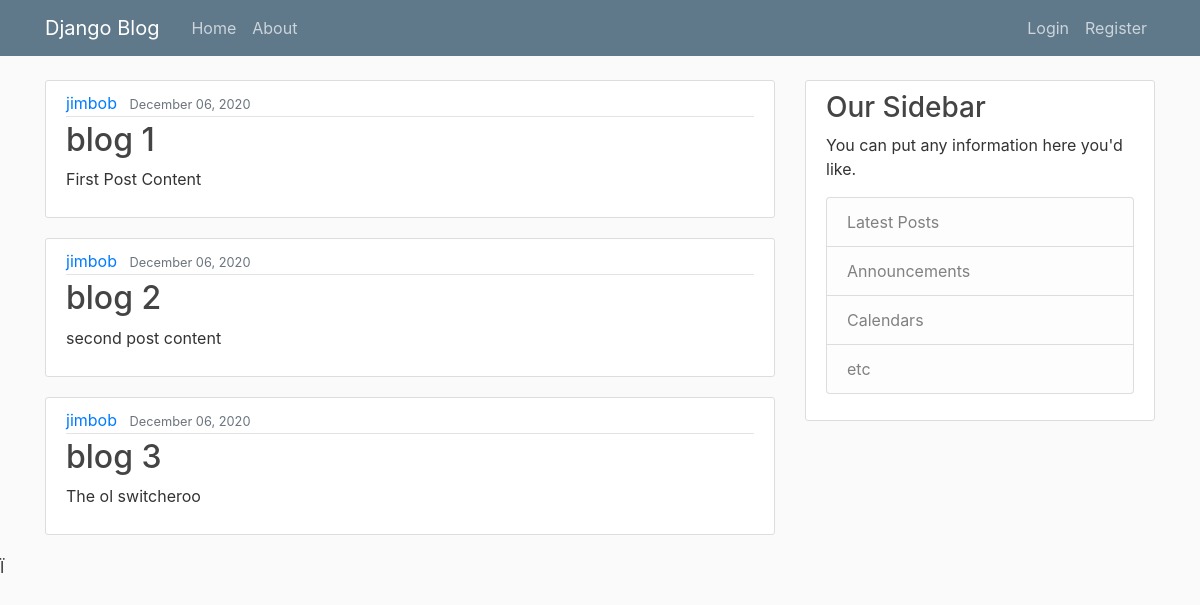
The page / on the database its author committed.
### blog/models.py (models this page shows, shortened)
class Post(models.Model):
    title = models.CharField(max_length=100)
    content = models.TextField()
    date_posted = models.DateTimeField(default=timezone.now)
    author = models.ForeignKey(User, on_delete=models.CASCADE)

### blog/views.py (the view)
# urls.py: path('', views.home, name='blog-home'),
def home(request):
    context = {
        'posts': Post.objects.all()
    }
    return render(request, 'blog/home.html', context)

### blog/templates/blog/home.html
{% extends "blog/base.html" %}
{% block content %}
    {% for post in posts %}
        <article class="media content-section">
          <div class="media-body">
            <div class="article-metadata">
              <a class="mr-2" href="#">{{ post.author }}</a>
              <small class="text-muted">{{ post.date_posted|date:"F d, Y" }}</small>
            </div>
            <h2><a class="article-title" href="#">{{ post.title }}</a></h2>
            <p class="article-content">{{ post.content }}</p>
          </div>
        </article>
    {% endfor %}
{% endblock content %}

### blog/static/blog/main.css (style rules this page uses)
body { background: #fafafa; color: #333333; margin-top: 5rem; }
h1, h2, h3, h4, h5, h6 { color: #444444; }
.content-section { background: #ffffff; padding: 10px 20px; border: 1px solid #dddddd; border-radius: 3px; margin-bottom: 20px; }
.article-title { color: #444444; }
.article-content { white-space: pre-line; }
.article-metadata { padding-bottom: 1px; margin-bottom: 4px; border-bottom: 1px solid #e3e3e3 }

### rows shown on the page
Post: author "jimbob", date_posted "December 06, 2020", title "blog 1", content "First Post Content"
Post: author "jimbob", date_posted "December 06, 2020", title "blog 2", content "second post content"
Post: author "jimbob", date_posted "December 06, 2020", title "blog 3", content "The ol switcheroo"
